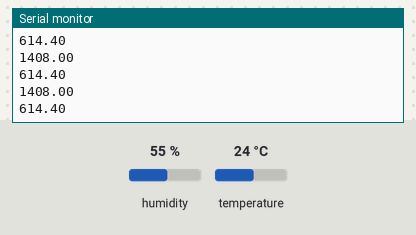
Recording of a sketch running on a simulated Arduino Uno, built with avr-gcc and run on an emulated ATmega328P. On the bench: the last lines printed to the serial monitor. Wiring (inferred from the names in the program): DHT11 sensor: data pin 2. Inputs (shaded band) come from the test bench; at power-on: humidity 55 %, temperature 24 °C.

Above: at 4.0 s.
4.1 s: humidity set to 22 %
At 7.5 s:
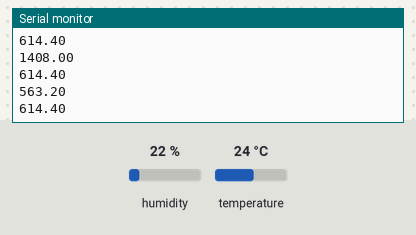
8.1 s: temperature set to 12 °C
At 10.8 s:
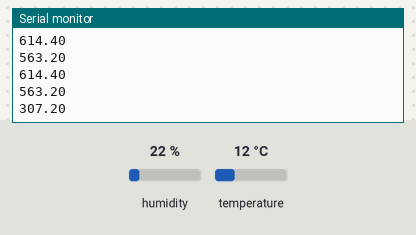
12.1 s: humidity set to 40 %
At 13.8 s:
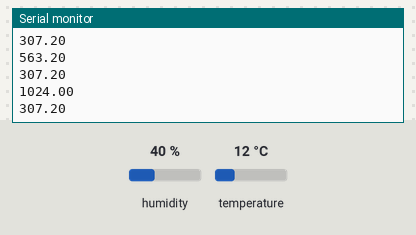
Timing chart, 0 to 15.3 s (numbered marks = the images above; inputs shaded):
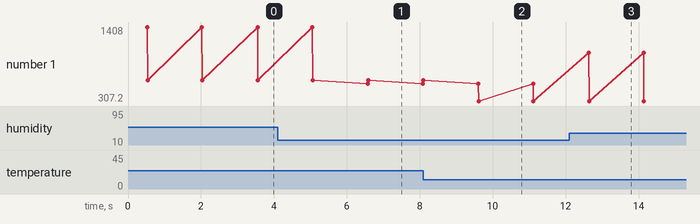

Measured:
- after the input at 4.1 s, the serial monitor: prints a new line after 2.5 s (image 1)
- after the input at 8.1 s, the serial monitor: prints a new line after 1.5 s (image 2)
- after the input at 12.1 s, the serial monitor: prints a new line after 0.53 s (image 3)
- plotted number 1: 614.4 → 307.2 after the input at 8.1 s

The sketch:

SensorDHT.ino
```cpp
#include <DHT.h>
#define DHTPIN 2
#define DHTTYPE DHT22

DHT dht(DHTPIN, DHTTYPE);

float h;
float t;

void setup(){
    Serial.begin(9600);
    dht.begin();
  }

void loop(){
    h=dht.readHumidity();
    t=dht.readTemperature();

    Serial.println(h);
     Serial.println(t);
    //Serial.println();
    delay(1000);
  }
```

DHT.h
```cpp
#ifndef DHT_H
#define DHT_H
#if ARDUINO >= 100
 #include "Arduino.h"
#else
 #include "WProgram.h"
#endif

/* DHT library

MIT license
written by Adafruit Industries
*/

// how many timing transitions we need to keep track of. 2 * number bits + extra
#define MAXTIMINGS 85

#define DHT11 11
#define DHT22 22
#define DHT21 21
#define AM2301 21

class DHT {
 private:
  uint8_t data[6];
  uint8_t _pin, _type, _count;
  boolean read(void);
  unsigned long _lastreadtime;
  boolean firstreading;

 public:
  DHT(uint8_t pin, uint8_t type, uint8_t count=6);
  void begin(void);
  float readTemperature(bool S=false);
  float convertCtoF(float);
  float readHumidity(void);

};
#endif
```
